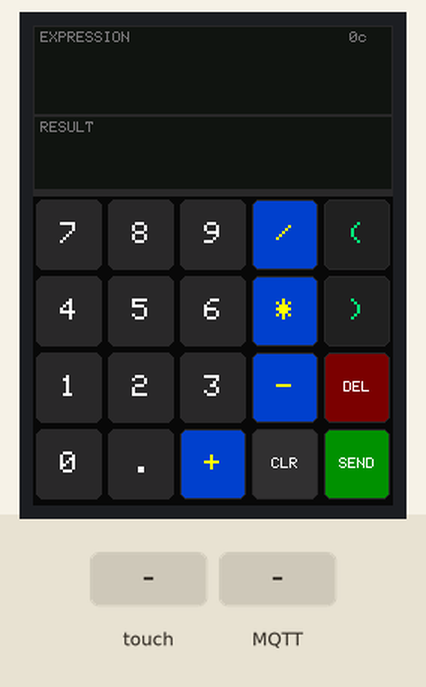
This program was run on a simulated ESP32. On the bench: 240×320 colour display. The inputs (shaded band) are chosen by the test bench. WiFi joins after 1.5 s; servers stay silent unless stated; random numbers use the default seed unless the program sets one; no MQTT or app messages arrive unless stated; what the program prints to the serial monitor is not drawn.

Above: at 3.8 s.
3.9 s: touch panel pressed at 13 % / 50 % of its raw x / y range
At 3.91 s:
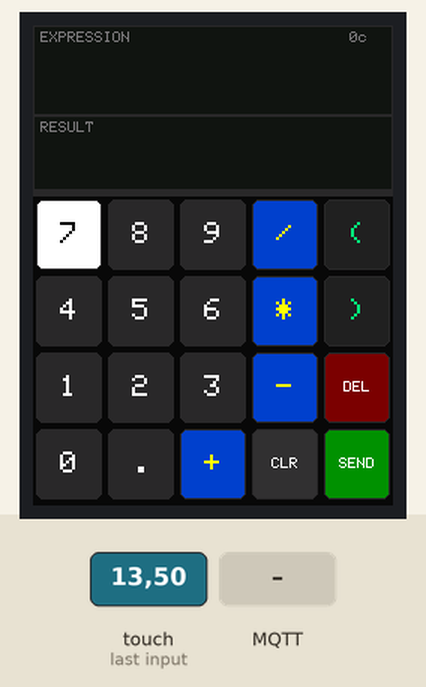
5.4 s: MQTT message "DEL" arrives on the first subscribed topic
At 6.6 s:
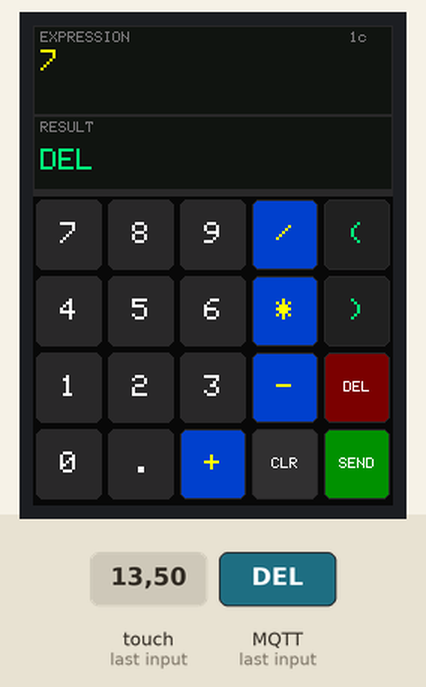
6.9 s: touch panel pressed at 87 % / 90 % of its raw x / y range
At 8.1 s:
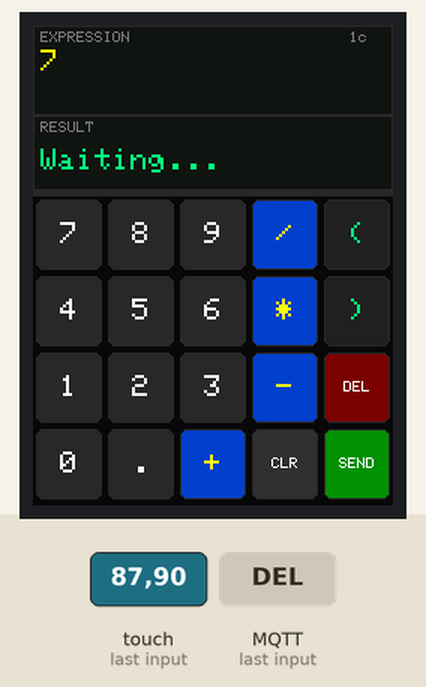
8.4 s: MQTT message "CLR" arrives on the first subscribed topic
At 9.0 s:
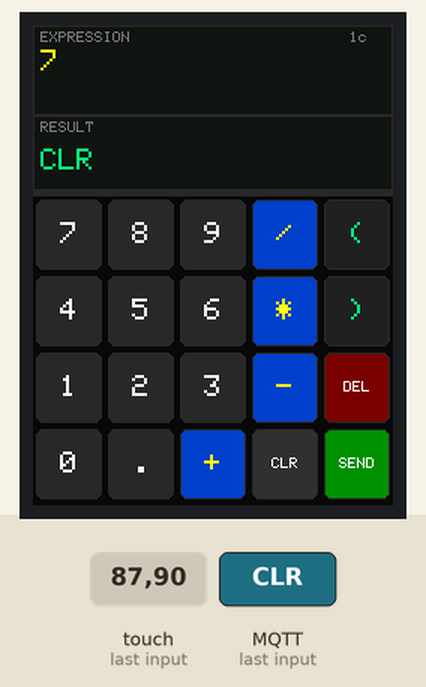
9.9 s: MQTT message "SEND" arrives on the first subscribed topic
At 11.1 s:
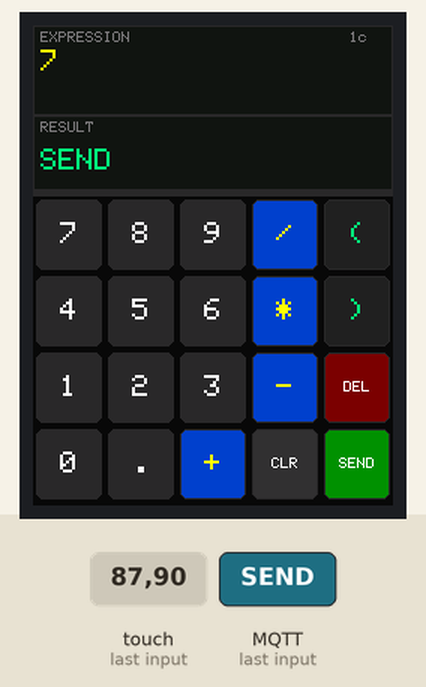
11.4 s: MQTT message "on" arrives on the first subscribed topic
At 12.4 s:
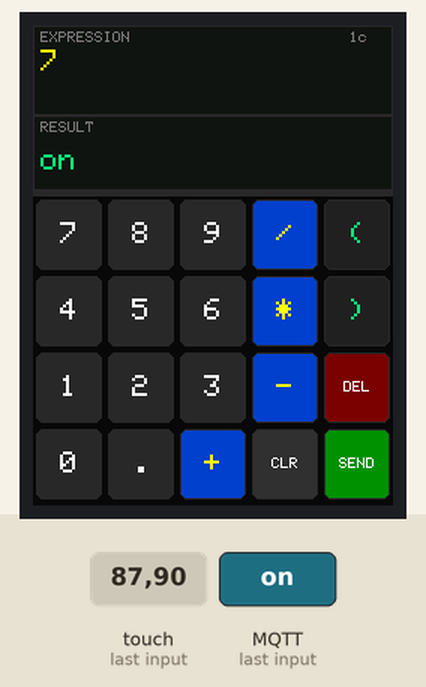
Timing chart, 0 to 13.9 s (numbered marks = the images above; inputs shaded):
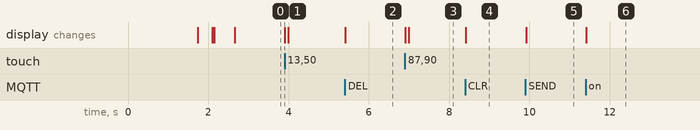

Measured:
- after the input at 3.9 s, the display: changes at once (image 1)
- after the input at 5.4 s, the display: changes at once (image 2)
- after the input at 6.9 s, the display: first changes at once (image 3 shows a later state)
- after the input at 8.4 s, the display: changes at once (image 4)
- after the input at 9.9 s, the display: changes at once (image 5)
- after the input at 11.4 s, the display: changes at once (image 6)

The program:

main.cpp
```cpp
#include <SPI.h>
#include <Wire.h>
#include <Adafruit_GFX.h>
#include <Adafruit_ILI9341.h>
#include <Adafruit_FT6206.h>
#include <WiFi.h>
#include <PubSubClient.h>

#define TFT_CS  15
#define TFT_DC   2

const char* WIFI_SSID = "Wokwi-GUEST";
const char* WIFI_PASS = "";

const char* MQTT_HOST    = "100.64.0.2";
const int   MQTT_PORT    = 1883;
const char* TOPIC_INPUT  = "calc/input";
const char* TOPIC_RESULT = "calc/result";

#define EXPR_Y    0
#define EXPR_H   60
#define RESULT_Y 60
#define RESULT_H 50
#define KEY_Y   114
#define KEY_ROWS  4
#define KEY_COLS  5
#define KEY_W   (240 / KEY_COLS)             // 48 px
#define KEY_H   ((320 - KEY_Y) / KEY_ROWS)   // 51 px

#define C_BG       0x0841
#define C_PANEL    0x10A2
#define C_BORDER   0x2945
#define C_EXPR_TXT 0xFFE0   // yellow
#define C_RES_TXT  0x07EF   // cyan
#define C_DIM      0x7BCF   // muted grey
#define C_NUM      0x2945   // dark slate
#define C_OP       0x0219   // teal
#define C_PAR      0x2104   // plum
#define C_SEND     0x0480   // green
#define C_DEL      0x7800   // red
#define C_CLR      0x3186   // indigo
#define C_FLASH    0xFFFF   // white press-flash
#define C_WHITE    0xFFFF
#define C_BLACK    0x0000

struct Key { const char* label; uint8_t col, row; uint16_t bg, fg; };

const Key KEYS[] = {
  // Row 0
  { "7",    0, 0, C_NUM,  C_WHITE    },
  { "8",    1, 0, C_NUM,  C_WHITE    },
  { "9",    2, 0, C_NUM,  C_WHITE    },
  { "/",    3, 0, C_OP,   C_EXPR_TXT },
  { "(",    4, 0, C_PAR,  C_RES_TXT  },
  // Row 1
  { "4",    0, 1, C_NUM,  C_WHITE    },
  { "5",    1, 1, C_NUM,  C_WHITE    },
  { "6",    2, 1, C_NUM,  C_WHITE    },
  { "*",    3, 1, C_OP,   C_EXPR_TXT },
  { ")",    4, 1, C_PAR,  C_RES_TXT  },
  // Row 2
  { "1",    0, 2, C_NUM,  C_WHITE    },
  { "2",    1, 2, C_NUM,  C_WHITE    },
  { "3",    2, 2, C_NUM,  C_WHITE    },
  { "-",    3, 2, C_OP,   C_EXPR_TXT },
  { "DEL",  4, 2, C_DEL,  C_WHITE    },
  // Row 3
  { "0",    0, 3, C_NUM,  C_WHITE    },
  { ".",    1, 3, C_NUM,  C_WHITE    },
  { "+",    2, 3, C_OP,   C_EXPR_TXT },
  { "CLR",  3, 3, C_CLR,  C_WHITE    },
  { "SEND", 4, 3, C_SEND, C_WHITE    },
};
constexpr int NUM_KEYS = sizeof(KEYS) / sizeof(KEYS[0]);

// ── Globals ───────────────────────────────────────────────────────────────────
Adafruit_ILI9341 tft(TFT_CS, TFT_DC);
Adafruit_FT6206  ctp;                // I²C – no CS needed
WiFiClient       wifiClient;
PubSubClient     mqtt(wifiClient);

String expression  = "";
String resultText  = "";
bool   exprDirty   = false;
bool   resultDirty = false;

uint32_t lastTouchMs  = 0;
const uint32_t DEBOUNCE = 220;   // ms

// ── Forward Declarations ──────────────────────────────────────────────────────
void drawUI();
void drawExprPanel();
void drawResultPanel();
void drawAllKeys();
void drawKey(const Key& k, bool pressed = false);
void flashKey(const Key& k);
void handleKey(const char* label);
void statusLine(const char* msg, uint16_t col);
void connectWiFi();
void connectMQTT();
void mqttCallback(char* topic, byte* payload, unsigned int len);

// ═════════════════════════════════════════════════════════════════════════════
//  SETUP
// ═════════════════════════════════════════════════════════════════════════════
void setup() {
  Serial.begin(115200);

  // ── Display ──
  tft.begin();
  tft.setRotation(0);           // portrait, USB at bottom
  tft.fillScreen(C_BG);

  // ── FT6206 capacitive touch (I²C) ──
  // Default Wire uses GPIO21=SDA, GPIO22=SCL on ESP32 DevKit C v4.
  // If your board routes I²C elsewhere, call Wire.begin(SDA_PIN, SCL_PIN)
  // here before ctp.begin().
  Wire.begin();                 // SDA=21, SCL=22 (ESP32 DevKit C v4 defaults)
  if (!ctp.begin(40)) {         // 40 = sensitivity coefficient (matches reference)
    Serial.println("[touch] FT6206 not found – check SDA/SCL wiring");
    // Non-fatal in Wokwi – sim may not enforce I²C probe
  }

  // ── Splash ──
  tft.setTextColor(C_RES_TXT);
  tft.setTextSize(2);
  tft.setCursor(18, 80);
  tft.print("MQTT Calc v2.0");

  tft.setTextColor(C_DIM);
  tft.setTextSize(1);
  tft.setCursor(38, 108);
  tft.print("ESP32 + ILI9341-CAP");

  // ── Connect WiFi ──
  statusLine("Connecting WiFi...", C_EXPR_TXT);
  connectWiFi();
  statusLine("WiFi OK!", 0x07E0);
  delay(350);

  // ── Connect MQTT ──
  statusLine("Connecting MQTT...", C_EXPR_TXT);
  connectMQTT();
  statusLine("MQTT Ready!", 0x07E0);
  delay(350);

  // ── Main UI ──
  drawUI();
}

// ═════════════════════════════════════════════════════════════════════════════
//  LOOP
// ═════════════════════════════════════════════════════════════════════════════
void loop() {
  // Keep MQTT alive
  if (!mqtt.connected()) connectMQTT();
  mqtt.loop();

  // Redraw only dirty panels
  if (exprDirty) { drawExprPanel();  exprDirty   = false; }
  if (resultDirty){ drawResultPanel(); resultDirty = false; }

  // ── Touch Handling ──────────────────────────────────────────────────────
  // FT6206 pattern from reference code: poll ctp.touched(), getPoint(),
  // then mirror both axes exactly as in the reference sketch.
  if (!ctp.touched()) return;

  uint32_t now = millis();
  if (now - lastTouchMs < DEBOUNCE) return;
  lastTouchMs = now;

  TS_Point p = ctp.getPoint();

  // Mirror axes to match screen orientation (portrait, rotation=0)
  // Identical to: p.x = map(p.x, 0, 240, 240, 0)  in the reference code.
  int sx = map(p.x, 0, 240, 239, 0);
  int sy = map(p.y, 0, 320, 319, 0);
  sx = constrain(sx, 0, 239);
  sy = constrain(sy, 0, 319);

  Serial.printf("[touch] raw(%d,%d) → screen(%d,%d)\n", p.x, p.y, sx, sy);

  // Only handle touches inside the keypad area
  if (sy < KEY_Y) return;

  int col = constrain(sx / KEY_W, 0, KEY_COLS - 1);
  int row = constrain((sy - KEY_Y) / KEY_H, 0, KEY_ROWS - 1);

  for (int i = 0; i < NUM_KEYS; i++) {
    if (KEYS[i].col == col && KEYS[i].row == row) {
      flashKey(KEYS[i]);
      handleKey(KEYS[i].label);
      return;
    }
  }
}

// ═════════════════════════════════════════════════════════════════════════════
//  KEY HANDLING
// ═════════════════════════════════════════════════════════════════════════════
void handleKey(const char* label) {
  if (strcmp(label, "DEL") == 0) {
    if (expression.length() > 0) {
      expression.remove(expression.length() - 1);
      exprDirty = true;
    }
  } else if (strcmp(label, "CLR") == 0) {
    expression  = "";
    resultText  = "";
    exprDirty   = true;
    resultDirty = true;
  } else if (strcmp(label, "SEND") == 0) {
    if (expression.length() > 0) {
      resultText  = "Waiting...";
      resultDirty = true;
      mqtt.publish(TOPIC_INPUT, expression.c_str());
      Serial.print("[mqtt] published → ");
      Serial.println(expression);
    }
  } else {
    if (expression.length() < 40) {
      expression += String(label);
      exprDirty = true;
    }
  }
}

// ═════════════════════════════════════════════════════════════════════════════
//  MQTT CALLBACK
// ═════════════════════════════════════════════════════════════════════════════
void mqttCallback(char* topic, byte* payload, unsigned int len) {
  resultText = "";
  for (unsigned int i = 0; i < len; i++) resultText += (char)payload[i];
  resultDirty = true;
  Serial.print("[mqtt] result ← ");
  Serial.println(resultText);
}

// ═════════════════════════════════════════════════════════════════════════════
//  DISPLAY
// ═════════════════════════════════════════════════════════════════════════════
void drawUI() {
  tft.fillScreen(C_BG);
  drawExprPanel();
  drawResultPanel();
  tft.fillRect(0, KEY_Y - 4, 240, 4, C_BORDER);   // thick divider
  drawAllKeys();
}

void drawExprPanel() {
  tft.fillRect(0, EXPR_Y, 240, EXPR_H, C_PANEL);
  tft.drawRect(0, EXPR_Y, 240, EXPR_H, C_BORDER);

  tft.setTextSize(1);
  tft.setTextColor(C_DIM);
  tft.setCursor(5, EXPR_Y + 4);
  tft.print("EXPRESSION");

  char cntBuf[6];
  snprintf(cntBuf, sizeof(cntBuf), "%2dc", (int)expression.length());
  tft.setCursor(205, EXPR_Y + 4);
  tft.print(cntBuf);

  // Two lines, 18 chars each at size-2 (12 px/char → 216 px max)
  const int MAX_CHARS = 18;
  String disp = expression;
  if ((int)disp.length() > MAX_CHARS * 2)
    disp = disp.substring(disp.length() - MAX_CHARS * 2);

  String l1 = disp.length() <= MAX_CHARS ? disp          : disp.substring(0, MAX_CHARS);
  String l2 = disp.length() <= MAX_CHARS ? String("")    : disp.substring(MAX_CHARS);

  while ((int)l1.length() < MAX_CHARS) l1 += ' ';
  while ((int)l2.length() < MAX_CHARS) l2 += ' ';

  tft.setTextColor(C_EXPR_TXT);
  tft.setTextSize(2);
  tft.setCursor(5, EXPR_Y + 16);
  tft.print(l1);
  tft.setCursor(5, EXPR_Y + 38);
  tft.print(l2);
}

void drawResultPanel() {
  tft.fillRect(0, RESULT_Y, 240, RESULT_H, C_PANEL);
  tft.drawRect(0, RESULT_Y, 240, RESULT_H, C_BORDER);

  tft.setTextSize(1);
  tft.setTextColor(C_DIM);
  tft.setCursor(5, RESULT_Y + 4);
  tft.print("RESULT");

  String disp = resultText;
  disp.trim();
  if ((int)disp.length() > 19) disp = disp.substring(0, 19);
  while ((int)disp.length() < 19) disp += ' ';

  tft.setTextColor(C_RES_TXT);
  tft.setTextSize(2);
  tft.setCursor(5, RESULT_Y + 22);
  tft.print(disp);
}

void drawAllKeys() {
  for (int i = 0; i < NUM_KEYS; i++) drawKey(KEYS[i]);
}

void drawKey(const Key& k, bool pressed) {
  int x = k.col * KEY_W;
  int y = KEY_Y + k.row * KEY_H;
  int w = KEY_W;
  int h = KEY_H;

  uint16_t bg = pressed ? C_FLASH : k.bg;
  uint16_t fg = pressed ? C_BLACK : k.fg;

  tft.fillRoundRect(x + 2, y + 2, w - 4, h - 4, 5, bg);
  tft.drawRoundRect(x + 2, y + 2, w - 4, h - 4, 5, C_BORDER);

  int len = strlen(k.label);
  if (len == 1) {
    tft.setTextSize(2);
    tft.setTextColor(fg);
    tft.setCursor(x + w / 2 - 6, y + h / 2 - 8);
    tft.print(k.label);
  } else {
    tft.setTextSize(1);
    tft.setTextColor(fg);
    tft.setCursor(x + w / 2 - len * 3, y + h / 2 - 4);
    tft.print(k.label);
  }
}

void flashKey(const Key& k) {
  drawKey(k, true);
  delay(70);
  drawKey(k, false);
}

// ─────────────────────────────────────────────────────────────────────────────
void statusLine(const char* msg, uint16_t col) {
  tft.fillRect(0, 152, 240, 14, C_BG);
  tft.setTextSize(1);
  tft.setTextColor(col);
  int16_t x1, y1; uint16_t w, h;
  tft.getTextBounds(msg, 0, 0, &x1, &y1, &w, &h);
  tft.setCursor((240 - (int)w) / 2, 154);
  tft.print(msg);
}

// ═════════════════════════════════════════════════════════════════════════════
//  WiFi
// ═════════════════════════════════════════════════════════════════════════════
void connectWiFi() {
  WiFi.mode(WIFI_STA);
  WiFi.begin(WIFI_SSID, WIFI_PASS);
  int tries = 0;
  while (WiFi.status() != WL_CONNECTED && tries < 40) {
    delay(250);
    Serial.print('.');
    tries++;
  }
  if (WiFi.status() == WL_CONNECTED)
    Serial.printf("\n[wifi] IP %s\n", WiFi.localIP().toString().c_str());
  else
    Serial.println("\n[wifi] failed – continuing anyway");
}

// ═════════════════════════════════════════════════════════════════════════════
//  MQTT
// ═════════════════════════════════════════════════════════════════════════════
void connectMQTT() {
  mqtt.setServer(MQTT_HOST, MQTT_PORT);
  mqtt.setCallback(mqttCallback);

  int tries = 0;
  while (!mqtt.connected() && tries < 8) {
    String id = "ESP32Calc-" + String(esp_random() & 0xFFFF, HEX);
    Serial.printf("[mqtt] connecting as %s ... ", id.c_str());
    if (mqtt.connect(id.c_str())) {
      Serial.println("OK");
      mqtt.subscribe(TOPIC_RESULT);
      Serial.printf("[mqtt] subscribed → %s\n", TOPIC_RESULT);
    } else {
      Serial.printf("fail (rc=%d), retry\n", mqtt.state());
      delay(1500);
    }
    tries++;
  }
}
```
